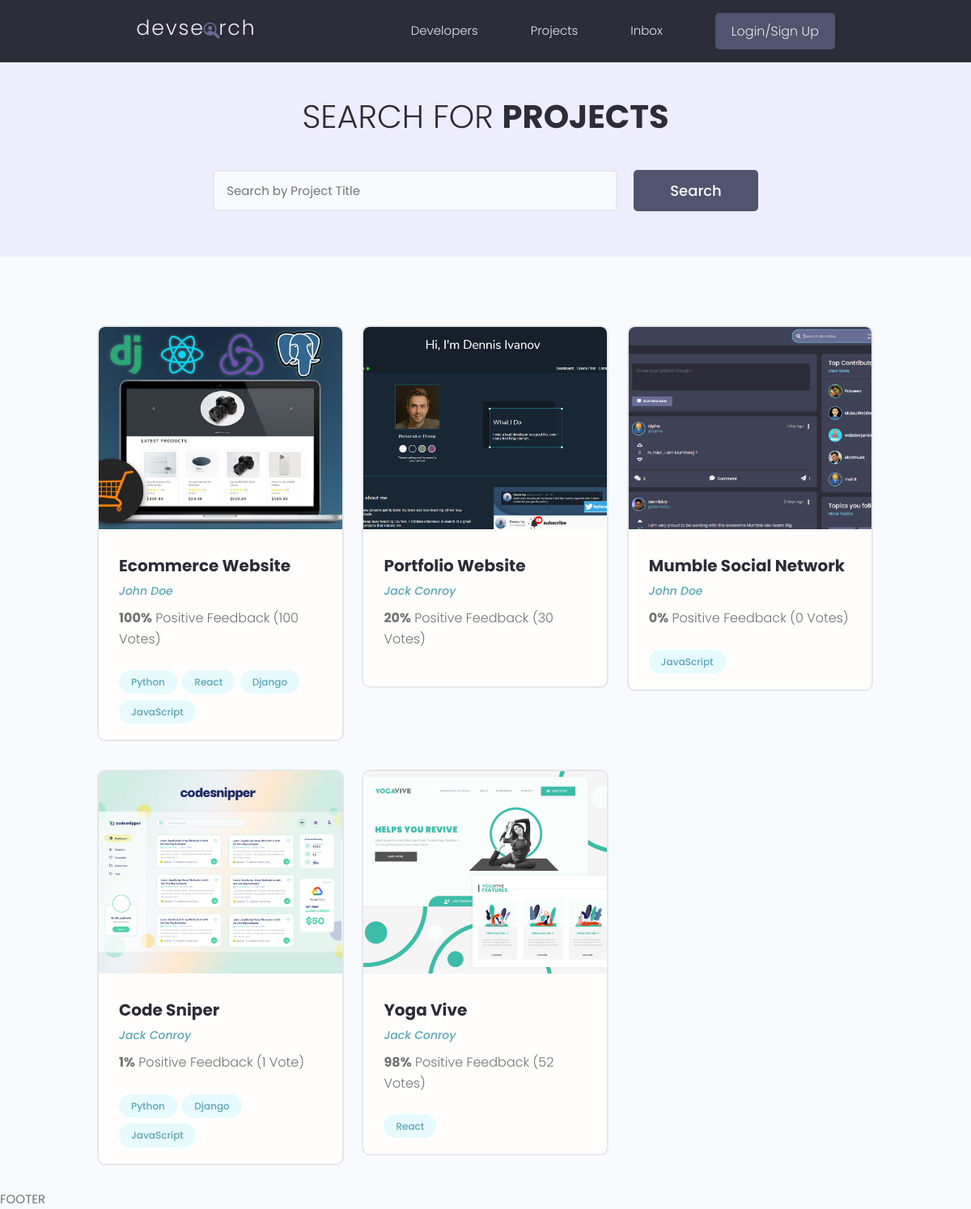
The page /projects/ on the database as committed earlier.
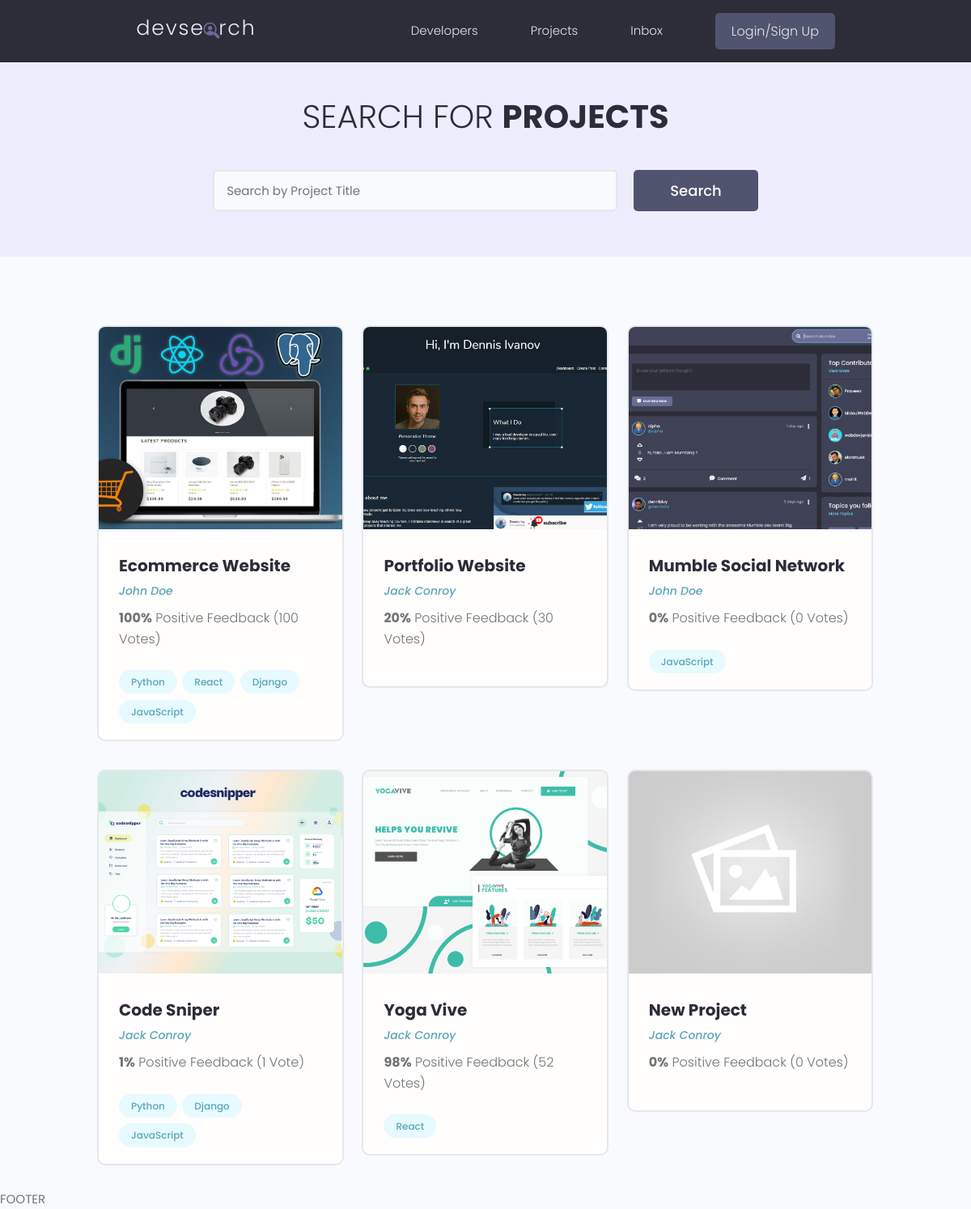
The same page on the database as committed later.
### projects/models.py (models this page shows, shortened)
class Project(models.Model):
    owner = models.ForeignKey(Profile, null=True, blank=True, on_delete=models.SET_NULL)
    title = models.CharField(max_length=200)
    description = models.TextField(null=True, blank=True)
    featured_image = models.ImageField(null=True, blank=True, default="default.jpg")
    demo_link = models.CharField(max_length=2000, null=True, blank=True)
    source_link = models.CharField(max_length=2000, null=True, blank=True)
    tags = models.ManyToManyField('Tag', blank=True)
    vote_total = models.IntegerField(default=0, null=True, blank=True)
    vote_ratio = models.IntegerField(default=0, null=True, blank=True)
    created = models.DateTimeField(auto_now_add=True)
    id = models.UUIDField(default=uuid.uuid4, unique=True, primary_key=True, editable=False)

class Tag(models.Model):
    name = models.CharField(max_length=200)
    created = models.DateTimeField(auto_now_add=True)
    id = models.UUIDField(default=uuid.uuid4, unique=True, primary_key=True, editable=False)
    def __str__(self):
        return self.name

### users/models.py (models this page shows, shortened)
class Profile(models.Model):
  user = models.OneToOneField(User, on_delete=models.CASCADE, null=True, blank=True)
  name = models.CharField(max_length=200, blank=True, null=True)
  email = models.EmailField(max_length=500, blank=True, null=True)
  username = models.CharField(max_length=200, blank=True, null=True)
  location = models.CharField(max_length=200, blank=True, null=True)
  short_intro = models.CharField(max_length=500, blank=True, null=True)
  bio = models.TextField(blank=True, null=True)
  profile_image = models.ImageField(null=True, blank=True, upload_to='profiles/', default="profiles/user-default.png")
  social_github = models.CharField(max_length=500, null=True, blank=True)
  social_twitter = models.CharField(max_length=500, null=True, blank=True)
  social_linkedin = models.CharField(max_length=500, null=True, blank=True)
  social_youtube = models.CharField(max_length=500, null=True, blank=True)
  social_website = models.CharField(max_length=500, null=True, blank=True)
  created = models.DateTimeField(auto_now_add=True)
  id = models.UUIDField(default=uuid.uuid4, unique=True, primary_key=True, editable=False)

### projects/views.py (the view)
# urls.py: path('projects/', include('projects.urls')),
def projects(request):
    projects = Project.objects.all()
    context = {
        'projects': projects
    }
    return render(request, 'projects/projects.html', context)

### projects/templates/projects/projects.html (shortened to what this page needs)
{% extends 'main.html' %}
{% block content %}
<main class="projects">
    <section class="hero-section text-center">
      <div class="container container--narrow">
        <div class="hero-section__box">
          <h2>Search for <span>Projects</span></h2>
        </div>
        <div class="hero-section__search">
          <form class="form" action="#" method="get">
            <div class="form__field">
              <input class="input input--text" id="formInput#search" type="text" name="text"
                placeholder="Search by Project Title" />
            </div>
            <input class="btn btn--sub btn--lg" type="submit" value="Search" />
          </form>
        </div>
      </div>
    </section>
    <section class="projectsList">
      <div class="container">
        <div class="grid grid--three">
            {% for project in projects %}
                <div class="column">
                    <div class="card project">
                        <a href="{% url 'project' project.id %}" class="project">
                            <img class="project__thumbnail" src="{{ project.featured_image.url }} " alt="project thumbnail" />
                            <div class="card__body">
                                <h3 class="project__title">{{ project.title }}</h3>
                                <p><a class="project__author" href="{% url 'user-profile' project.owner.id %}">{{project.owner.name}}</a></p>
                                <p class="project--rating">
                                <span style="font-weight: bold;">{{ project.vote_ratio }}%</span> Positive
                                Feedback ({{ project.vote_total }} Vote{{project.vote_total|pluralize:"s"}})
                                </p>
                                <div class="project__tags">
                                    {% for tag in project.tags.all %}
                                      <span class="tag tag--pill tag--main">
                                          <small>{{ tag }}</small>
                                      </span>
                                    {% endfor %}
                                </div>
                            </div>
                        </a>
                    </div>
                </div>
            {% endfor %}
        </div>
      </div>
    </section>
</main>
{% endblock %}

Rows that differ between the two databases and show on the page:
added Project: featured_image (placeholder picture), title "New Project", owner.name "Jack Conroy", vote_ratio "0", vote_total "0"
